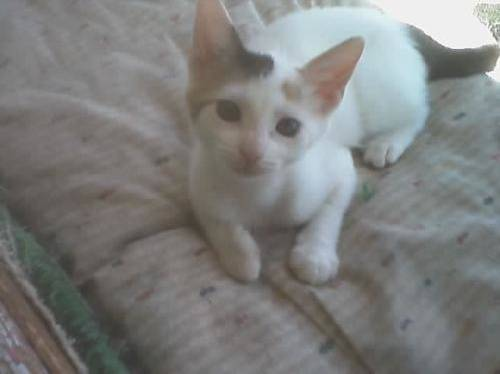
#> input picture chapter07_convolutional-modern/data/cat.10258.jpg, 500 x 374 px; its folder holds only this picture in this run
$ jupyter execute --allow-errors tensorflow_vgg16_cat_dog_recongition_gpu-Copy1.ipynb
#> lines starting #> are read from the running program, lines starting #| are printed output that depends on the picture
# 使用Tensorflow构建VGG16模型实现猫狗识别

图像识别技术可以识别出图像或者视频中的物体类别。本实验基于猫狗数据集，使用Keras手动搭建一个经典的VGG16卷积神经网络，训练一个猫狗分类模型。

## 数据集

猫狗识别数据集，猫和狗各12500张图片，图片名称中含有类别名称（cat和dog）。我们会根据图片名称中包含的类别名称（cat或dog）给图片打标签，狗的标签打成1，猫的标签打成0。

### 依赖安装

[cell 1]
# !pip install --upgrade keras_applications==1.0.6 keras==2.2.4

### 导入依赖库

[cell 2]
import numpy as np
#> (the rest of this cell did not finish here and is left out)

[cell 3]
import os, cv2, random

### 下载数据集

下载数据压缩包，解压，然后清理压缩包。

[cell 4]
# !wget https://modelarts-labs-bj4.obs.cn-north-4.myhuaweicloud.com/notebook/DL_image_recognition/image_recognition.tar.gz

[cell 5]
import os
if not os.path.exists('./data'):
    !tar xf ./image_recognition.tar.gz
    !rm -f ./image_recognition.tar.gz

### 读取数据集

读取数据集，并把图像resize到 128 * 128 大小。

[cell 6]
DATA_DIR = './data/' # 数据集路径
from tqdm.notebook import tqdm
# 目标缩放尺寸
ROWS = 128
COLS = 128
CHANNELS = 3

image_file_names = [DATA_DIR+i for i in os.listdir(DATA_DIR)]
dogs = [DATA_DIR+i for i in os.listdir(DATA_DIR) if 'dog' in i]
cats = [DATA_DIR+i for i in os.listdir(DATA_DIR) if 'cat' in i]

# 数据洗牌
random.shuffle(image_file_names)

def read_image(file_path):
    img = cv2.imread(file_path, cv2.IMREAD_COLOR) # 彩色模式读取图像
    return cv2.resize(img, (ROWS, COLS), interpolation=cv2.INTER_CUBIC)

def prep_data(image_file_names):
    count = len(image_file_names)
    data = np.ndarray((count, ROWS, COLS, CHANNELS), dtype=np.uint8)

    for i, image_file in enumerate(tqdm(image_file_names)):
        image = read_image(image_file)
        data[i] = image
        if i%1000 == 0: print('Processed {} of {}'.format(i, count))

    return data

# 读取图片至内存
#> (the rest of this cell did not finish here and is left out)

### 给图片打标签

我们根据图片名称包含的字符串给图片打标签。我们用0表示cat，1表示dog。

[cell 7]
num_train_samples = len(image_file_names)
num_classes = 2 # 类别数是2
labels = []

index = 0
for filename in image_file_names:
    if 'dog' in filename:
        labels.append(1)
    elif 'cat' in filename:
        labels.append(0)

[cell 8]
type(labels)

#> (a cell that did not finish here is left out)

#> (a cell that did not finish here is left out)

[cell 11]
depth = 2
#> (the rest of this cell did not finish here and is left out)

#> (a cell that did not finish here is left out)

[cell 13]
labels

### 切分数据集

（train_data，train_label）是训练数据，（test_data，test_label）是测试数据。测试数据占25%。

#> (a cell that did not finish here is left out)

#> (a cell that did not finish here is left out)

### 查看猫狗的样本图片

这些图片是经过尺寸调整后的图片

[cell 16]
import numpy as np
import matplotlib.pyplot as plt

[cell 17]
def show_cats_and_dogs(idx):
    cat = read_image(cats[idx])
    dog = read_image(dogs[idx])
    pair = np.concatenate((cat, dog), axis=1)
    plt.figure(figsize=(10,5))
    plt.imshow(pair)
    plt.show()

#> (the rest of this cell did not finish here and is left out)

#> in read_image, img is the input picture: shape (374, 500, 3); mean B, G, R 125.1, 126.2, 125.5
#> in read_image, `return cv2.resize(img, (ROWS, COLS), interpolation=cv2.INTER_CUBIC)`:
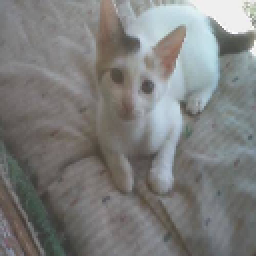
#> returned value: shape (128, 128, 3) (shown 2 times larger); mean of channels 0, 1, 2 125.1, 126.2, 125.5; drawn as B, G, R

$ run again, on chapter07_convolutional-modern/data/cat.11316.jpg
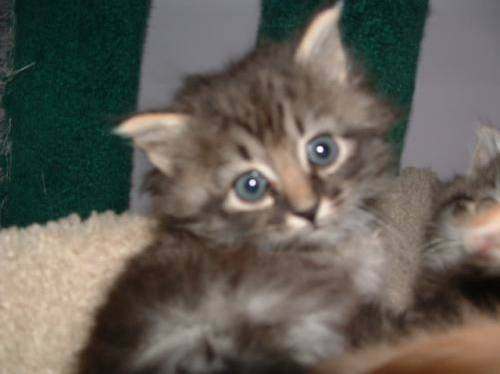
#> input picture chapter07_convolutional-modern/data/cat.11316.jpg, 500 x 374 px
#> in read_image, img is the input picture: shape (374, 500, 3); mean B, G, R 87.2, 95.3, 99.4
#> in read_image, `return cv2.resize(img, (ROWS, COLS), interpolation=cv2.INTER_CUBIC)`:
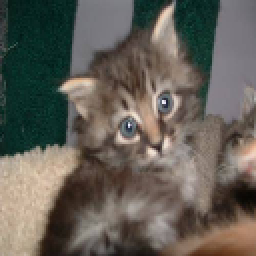
#> returned value: shape (128, 128, 3) (shown 2 times larger); mean of channels 0, 1, 2 87.2, 95.4, 99.4; drawn as B, G, R

$ run again, on chapter07_convolutional-modern/data/cat.11501.jpg
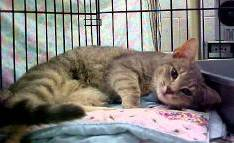
#> input picture chapter07_convolutional-modern/data/cat.11501.jpg, 234 x 143 px
#> in read_image, img is the input picture: shape (143, 234, 3); mean B, G, R 121.2, 125.1, 129
#> in read_image, `return cv2.resize(img, (ROWS, COLS), interpolation=cv2.INTER_CUBIC)`:
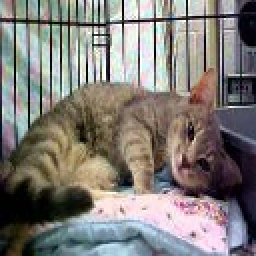
#> returned value: shape (128, 128, 3) (shown 2 times larger); mean of channels 0, 1, 2 120.9, 124.8, 128.6; drawn as B, G, R

$ run again, on chapter07_convolutional-modern/data/cat.11592.jpg
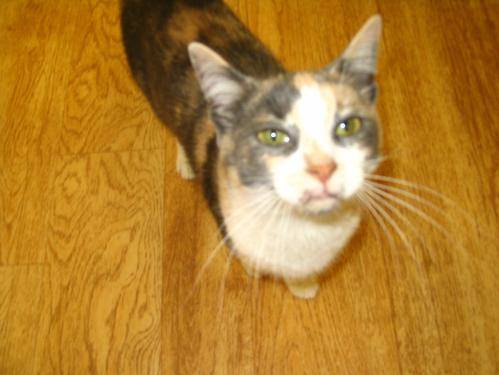
#> input picture chapter07_convolutional-modern/data/cat.11592.jpg, 499 x 375 px
#> in read_image, img is the input picture: shape (375, 499, 3); mean B, G, R 47.9, 127.1, 177.6
#> in read_image, `return cv2.resize(img, (ROWS, COLS), interpolation=cv2.INTER_CUBIC)`:
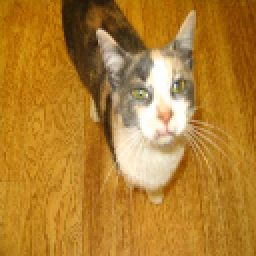
#> returned value: shape (128, 128, 3) (shown 2 times larger); mean of channels 0, 1, 2 47.9, 127.1, 177.6; drawn as B, G, R

$ run again, on chapter07_convolutional-modern/data/cat.10716.jpg
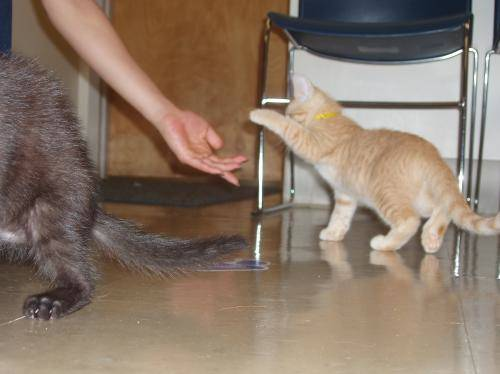
#> input picture chapter07_convolutional-modern/data/cat.10716.jpg, 500 x 374 px
#> in read_image, img is the input picture: shape (374, 500, 3); mean B, G, R 103.9, 119.1, 137.3
#> in read_image, `return cv2.resize(img, (ROWS, COLS), interpolation=cv2.INTER_CUBIC)`:
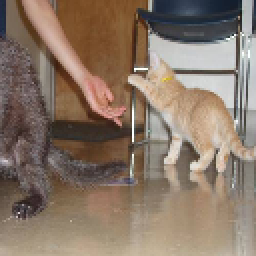
#> returned value: shape (128, 128, 3) (shown 2 times larger); mean of channels 0, 1, 2 103.9, 119, 137.3; drawn as B, G, R
